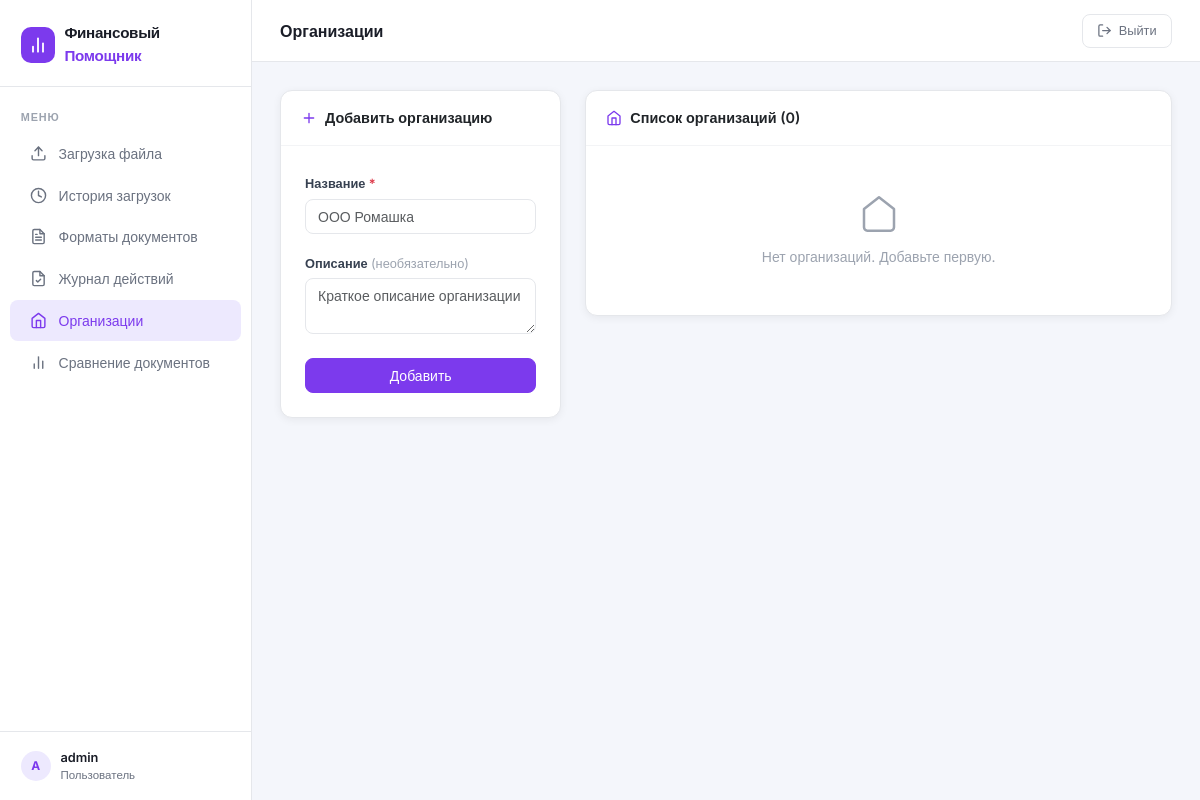
The app's page /entities/ (signed in), older data.
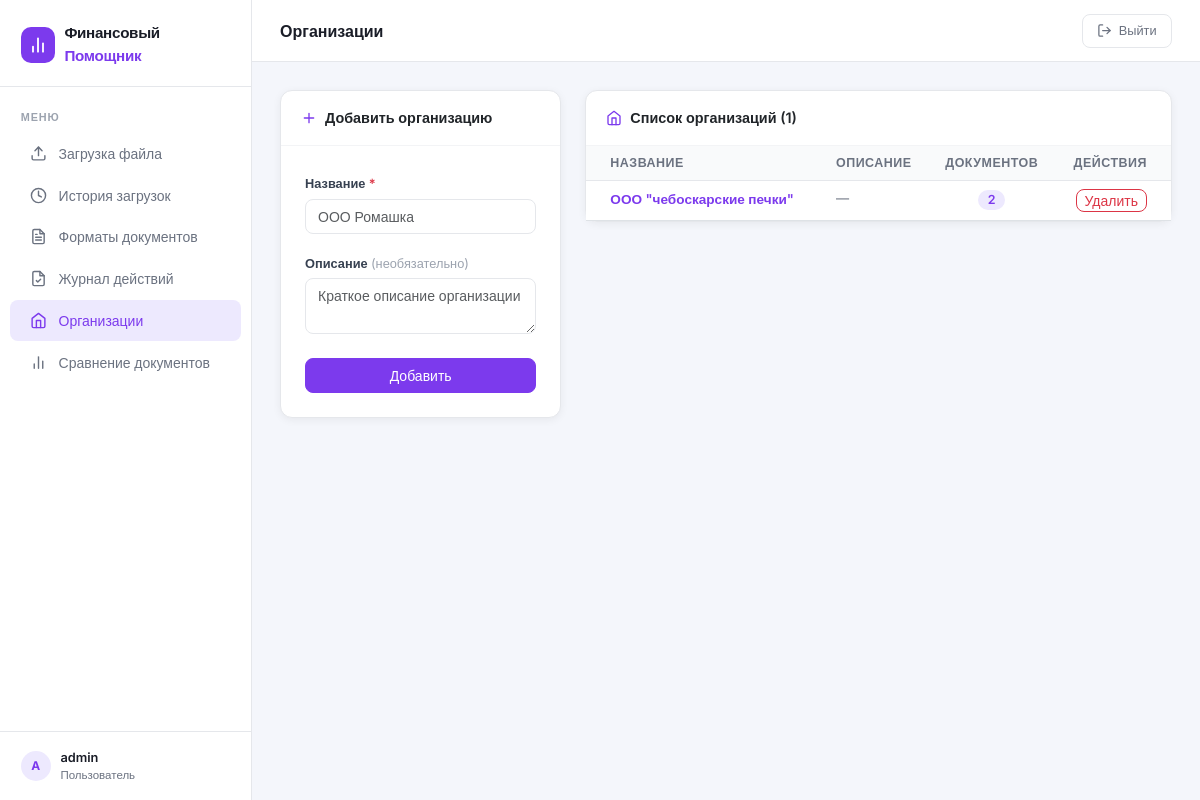
The same page, newer data.
### dashboard/models.py (models this page shows, shortened)
class Entity(models.Model):
    name = models.CharField(max_length=255, verbose_name='Название организации')
    description = models.TextField(blank=True, verbose_name='Описание')
    created_at = models.DateTimeField(auto_now_add=True)
    class Meta:
        db_table = 'finassist_entity'
        verbose_name = 'Организация'
        verbose_name_plural = 'Организации'

### dashboard/views.py (the view, shortened to what this page needs)
# urls.py: path('entities/', views.entities_view, name='entities'),
@login_required
def entities_view(request):
    entities = Entity.objects.annotate(
        doc_count=django_models.Count('documents')
    ).order_by('name')
    return render(request, 'dashboard/entities.html', {'entities': entities})

### dashboard/templates/dashboard/entities.html (shortened to what this page needs)
{% extends 'dashboard/base.html' %}
{% block page_title %}Организации{% endblock %}
{% block content %}
<div class="row g-4">
  <div class="col-lg-4">
    <div class="card">
      <div class="card-header">
        <svg xmlns="http://www.w3.org/2000/svg" viewBox="0 0 24 24" fill="none" stroke="currentColor" stroke-width="2" stroke-linecap="round" stroke-linejoin="round"><path d="M12 5v14M5 12h14"/></svg>
        Добавить организацию
      </div>
      <div class="card-body p-4">
        <form method="post">
          <div class="mb-3">
            <label class="form-label">Название <span class="text-danger">*</span></label>
            <input type="text" name="name" class="form-control" placeholder="ООО Ромашка" required>
          </div>
          <div class="mb-4">
            <label class="form-label">Описание <span style="color:#9ca3af;font-weight:400;">(необязательно)</span></label>
            <textarea name="description" class="form-control" rows="2" placeholder="Краткое описание организации"></textarea>
          </div>
          <button type="submit" class="btn btn-primary w-100">Добавить</button>
        </form>
      </div>
    </div>
  </div>
  <div class="col-lg-8">
    <div class="card">
      <div class="card-header">
        <svg xmlns="http://www.w3.org/2000/svg" viewBox="0 0 24 24" fill="none" stroke="currentColor" stroke-width="2" stroke-linecap="round" stroke-linejoin="round"><path d="M3 9l9-7 9 7v11a2 2 0 0 1-2 2H5a2 2 0 0 1-2-2z"/><polyline points="9 22 9 12 15 12 15 22"/></svg>
        Список организаций ({{ entities|length }})
      </div>
      <div class="card-body p-0">
        {% if entities %}
        <table class="table mb-0">
          <thead><tr><th class="ps-4">Название</th><th>Описание</th><th class="text-center">Документов</th><th class="pe-4 text-end">Действия</th></tr></thead>
          <tbody>
            {% for entity in entities %}
            <tr>
              <td class="ps-4 fw-semibold"><a href="{% url 'finassist:entity_detail' entity.pk %}" style="color:#7c3aed;text-decoration:none;">{{ entity.name }}</a></td>
              <td style="color:#6b7280;font-size:.82rem;">{{ entity.description|default:"—"|truncatechars:60 }}</td>
              <td class="text-center">
                <span style="background:#ede9fe;color:#7c3aed;border-radius:999px;padding:.15rem .6rem;font-size:.78rem;font-weight:600;">{{ entity.doc_count }}</span>
              </td>
              <td class="pe-4 text-end">
                <form method="post" action="{% url 'finassist:entity_delete' entity.pk %}" style="display:inline;" onsubmit="return confirm('Удалить организацию «{{ entity.name }}»?')">
                  <button type="submit" class="btn btn-sm btn-outline-danger py-0 px-2">Удалить</button>
                </form>
              </td>
            </tr>
            {% endfor %}
          </tbody>
        </table>
        {% else %}
        <div style="padding:3rem;text-align:center;color:#9ca3af;">
          <svg xmlns="http://www.w3.org/2000/svg" width="40" height="40" viewBox="0 0 24 24" fill="none" stroke="currentColor" stroke-width="1.5" stroke-linecap="round" stroke-linejoin="round" style="display:block;margin:0 auto .75rem;"><path d="M3 9l9-7 9 7v11a2 2 0 0 1-2 2H5a2 2 0 0 1-2-2z"/></svg>
          <div style="font-size:.875rem;">Нет организаций. Добавьте первую.</div>
        </div>
        {% endif %}
      </div>
    </div>
  </div>
</div>
{% endblock %}

Row changes from the older to the newer data that the page shows:
added Entity: name "ООО \"чебоскарские печки\"", description "—", doc_count "2"
Text that changed along with them:
{{ entities|length }}: "0" → "1"
text no longer shown: "Нет организаций. Добавьте первую."
text now shown: "НАЗВАНИЕ ОПИСАНИЕ ДОКУМЕНТОВ ДЕЙСТВИЯ"
